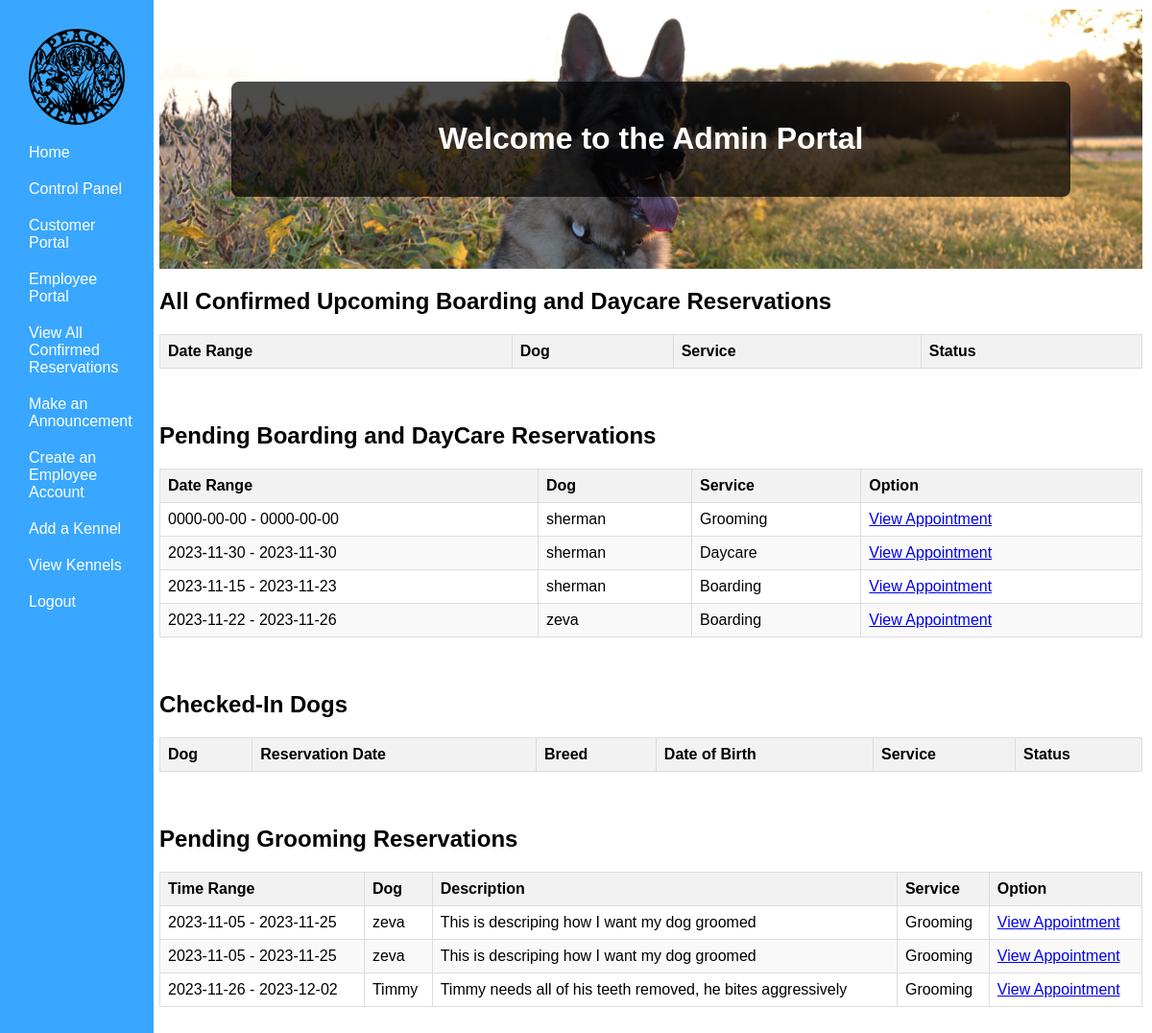
Page /php/AdminPortal/AdminHome.php (signed in) on the earlier database version.
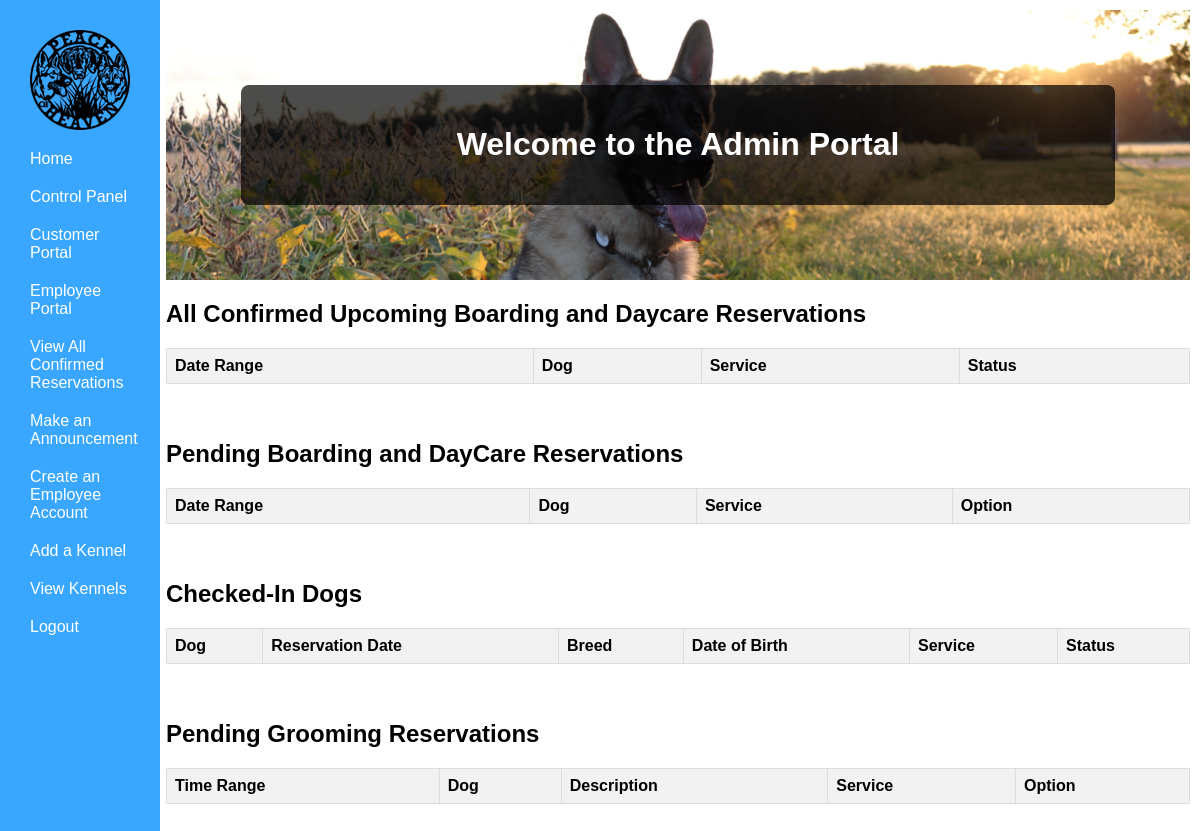
Same page on the later database version.
### tables this page shows
CREATE TABLE `reservation` (
  `Res_ID` int(11) NOT NULL,
  `ResStartTime` date NOT NULL,
  `ResEndTime` date NOT NULL,
  `EmerContact` text NOT NULL,
  `EmerPhone` varchar(12) NOT NULL,
  `isCheckedIn` tinyint(1) NOT NULL,
  `ServiceType` text NOT NULL,
  `isApproved` tinyint(1) NOT NULL,
  `ResDesc` varchar(500) NOT NULL,
  `isFinished` tinyint(1) NOT NULL,
  `CustID` int(11) NOT NULL,
  `DogID` int(11) NOT NULL,
  `KennelID` int(11) NOT NULL
);

CREATE TABLE `dog` (
  `DogID` int(11) NOT NULL,
  `DogName` varchar(30) NOT NULL,
  `Breed` varchar(30) NOT NULL,
  `DogDOB` date NOT NULL,
  `Sex` char(1) NOT NULL,
  `isFixed` tinyint(1) NOT NULL,
  `Weight` int(3) NOT NULL,
  `Color` varchar(16) NOT NULL,
  `HasForms` tinyint(1) NOT NULL DEFAULT 0,
  `DogOtherInfo` varchar(500) NOT NULL,
  `CustID` int(11) NOT NULL
);

CREATE TABLE `grooming_reservation` (
  `GroomResID` int(11) NOT NULL,
  `ResStartDate` date NOT NULL,
  `ResEndDate` date NOT NULL,
  `EmerContact` varchar(255) NOT NULL,
  `EmerPhone` varchar(12) NOT NULL,
  `isApproved` tinyint(1) NOT NULL DEFAULT 0,
  `GroomingDesc` varchar(500) NOT NULL,
  `isFinished` tinyint(1) NOT NULL DEFAULT 0,
  `CustID` int(11) NOT NULL,
  `DogID` int(11) NOT NULL
);

### php/UserHandling/classes/Config.php (called while the page is built)
<?php
class Config {
    public static function get($path = null) {
        if($path) {
            $config = $GLOBALS['config'];
            $path = explode('/',$path);
            foreach($path as $bit ) {
                if(isset($config[$bit])) {
                    $config = $config[$bit];
                } else {
                    return false;
                }
            }
            return $config;
        }
        return false;
    }
}

### php/UserHandling/classes/DB.php (called while the page is built, shortened)
<?php
class DB {
    private static $_instance = null;
    private $_pdo,
            $_query,
            $_lastQuery,
            $_error = false,
            $_results,
            $_count = 0;
    private function __construct() {
        try {
            $this->_pdo = new PDO('mysql:host=' . Config::get('mysql/host') . ';dbname=' . Config::get('mysql/db'),Config::get('mysql/username'), Config::get('mysql/password'));
        } catch (PDOException $e) {
            die($e->getMessage());
        }
    }
    public static function getInstance() {
        if(!isset(self::$_instance)) {
            self::$_instance = new DB();
        }
        return self::$_instance;
    }
    public function query($sql, $params = array()) {
        $this->_error = false;
        if($this->_query = $this->_pdo->prepare($sql)) {
            $x=1;
            if(count($params)) {
                foreach($params as $param) {
                    $this->_query->bindValue($x, $param);
                    $x++;
                }
            }
            if($this->_query->execute()) {
                $this->_results = $this->_query->fetchAll(PDO::FETCH_OBJ);
                $this->_count = $this->_query->rowCount();
            } else {
                $this->_error = true;
            }
        }
        return $this;
    }
    public function get($table, $where) {
        return $this->action('SELECT *', $table, $where);
    }
    public function results() {
        return $this->_results;
    }
    public function first() {
        return $this->results()[0];
    }
    private function action ($action, $table, $where = array()) {
        if(count($where) === 3) {
            $operators = array('=','>','<','<=','>=');
            $field      = $where[0];
            $operator   = $where[1];
            $value      = $where[2];
            if (in_array($operator, $operators)) {
                $sql = "{$action} FROM {$table} WHERE {$field} {$operator} ?";
                if(!$this->query($sql,array($value))->error()) {
                    return $this;
                }
            }
        }
        return false;
    }
    public function count() {
        return $this->_count;
    }
    public function error() {
        return $this->_error;
    }
}

### php/UserHandling/classes/User.php (called while the page is built, shortened)
<?php
class User {
    private $_db,
            $_data,
            $_sessionName,
            $_cookieName,
            $_isLoggedIn;
    public function __construct($user = null) {
        $this->_db = DB::getInstance();
        $this->_sessionName = Config::get('session/session_name');
        if(!$user) {
            if(Session::exists($this->_sessionName)) {
                $user = Session::get($this->_sessionName);
                if($this->find($user)) {
                    $this->_isLoggedIn = true;
                } else {
                }
            }
        } else {
            $this->find($user);
        }
    }
    public function find($user = null) {
        if($user) {
            $field = (is_numeric($user)) ? 'id' : 'username';
            $data = $this->_db->get('users', array($field, '=', $user));
            if($data->count() > 0) {
                $this->_data = $data->first();
                return true;
            }
        }
        return false;
    }
    public function data() {
        return $this->_data;
    }
    public function isLoggedIn() {
        return $this->_isLoggedIn;
    }
}

### php/UserHandling/classes/Session.php (called while the page is built, shortened)
<?php
class Session {
    public static function exists($name) {
        return (isset($_SESSION[$name])) ? true : false;
    }
    public static function get($name) {
        return $_SESSION[$name];
    }
}

### php/UserHandling/classes/Reservation.php (called while the page is built, shortened)
<?php
class Reservation {
    private $_db,
            $_reservationData;
    public function __construct($service, array $dogs) {
        $this->_db = DB::getInstance();
    }
    public function getReservationData()
    {
        return $this->_reservationData;
    }
    public function getUnapprovedReservations(){
        $data = $this->_db->get('reservation', array('isApproved', '=', 0));
        if($data->count() > 0) {
            $this->_reservationData = $data->results();
            return true;
        }else{
            return false;
        }
    }
}

### php/UserHandling/classes/Dog.php (called while the page is built, shortened)
<?php
class Dog {
    private $_db,
            $_dogData,
            $_sessionName;
    public function __construct() {
        $this->_db = DB::getInstance();
    }
    public function findDogInfoWithDogID($dog = null){
        if($dog){
            $fields = 'DogID';
            $data = $this->_db->get('dog', array($fields, '=', $dog));
            if($data->count() > 0) {
                $this->_dogData = $data->first();
                return true;
            }
        }else{
            return false;
        }
    }
    public function data(){
        return $this->_dogData;
    }
}

### php/UserHandling/classes/GroomingReservation.php (called while the page is built, shortened)
<?php
class GroomingReservation {
    private $_db,
            $_groomingReservationData,
            $_sessionName,
            $_cookieName;
    public function __construct($service, array $dogs) {
        $this->_db = DB::getInstance();
    }
    public function getReservationData()
    {
        return $this->_groomingReservationData;
    }
    public function getUnApprovedReservations(){
        $data = $this->_db->get('grooming_reservation', array('isApproved', '=', 0));
        if($data->count() > 0) {
            $this->_groomingReservationData = $data->results();
            return true;
        }else{
            return false;
        }
    }
}

### php/AdminPortal/AdminHome.php (the view, shortened to what the changed rows need)
<?php
    $user = new User();
    if($user->isLoggedIn()) {
    if($user->data()->group == 3) {
        include("../AdminPortal/AdminNavBar.php");
    }
?>
<!DOCTYPE html>
<html>
<head>
    <link rel="stylesheet" href="/PeaceOfHeavenWebPage/css/AdminHome.css">
</head>
<body>
    <div class=content>
        <div class="header">
            <div class="welcome-box">
            <h1>Welcome to the Admin Portal</h1>
            </div>
        </div>
        <h2>All Confirmed Upcoming Boarding and Daycare Reservations</h2>
        <table>
            <thead>
            <tr>
                <th>Date Range</th>
                <th>Dog</th>
                <th>Service</th>
                <th>Status</th>
            </tr>
            </thead>
        </table>
        <br><br>
        <h2>Pending Boarding and DayCare Reservations </h2>
        <table>
            <thead>
            <tr>
                <th>Date Range</th>
                <th>Dog</th>
                <th>Service</th>
                <th>Option</th>
            </tr>
            </thead>
            <tbody>
            <?php
                $reservation = new Reservation('boarding', array());
                $dog = new Dog();
                $reservation->getUnapprovedReservations();
                $allReservations = $reservation->getReservationData();
                if(!empty($allReservations)) {
                    foreach($allReservations as $reservation) {
                        echo '<tr>';
                        echo '<td>' . $reservation->ResStartTime . ' - ' . $reservation->ResEndTime . '</td>';
                        $dog->findDogInfoWithDogID($reservation->DogID);
                        $dogName = $dog->data()->DogName;
                        echo '<td>' . $dogName . '</td>';
                        echo '<td>' . $reservation->ServiceType .'</td>';
                        echo '<td><a href="../AdminPortal/AppointmentApproval.php?custid=' . $reservation->CustID . '&dogid=' . $reservation->DogID . '&reservationid=' . $reservation->Res_ID . '&service=' . $reservation->ServiceType . '">View Appointment</a></td>';
                        echo '</tr>';
                    }
                }
            ?>
            </tbody>
        </table>
        <br><br>
        <h2>Checked-In Dogs</h2>
        <table>
            <thead>
            <tr>
                <th>Dog</th>
                <th>Reservation Date</th>
                <th>Breed</th>
                <th>Date of Birth</th>
                <th>Service</th>
                <th>Status</th>
            </tr>
            </thead>
        </table>
        <br><br>
         <h2>Pending Grooming Reservations </h2>
        <table>
            <thead>
            <tr>
                <th>Time Range</th>
                <th>Dog</th>
                <th>Description</th>
                <th>Service</th>
                <th>Option</th>
            </tr>
            </thead>
            <tbody>
            <?php
            $groomingReservation = new GroomingReservation('Grooming', array());
            $dog = new Dog();
            $groomingReservation->getUnApprovedReservations();
            $allGroomingData = $groomingReservation->getReservationData();
            if(!empty($allGroomingData)){
                foreach ($allGroomingData as $reservationGrooming){
                    echo '<tr>';
                    echo '<td>'. $reservationGrooming->ResStartDate . ' - ' .  $reservationGrooming->ResEndDate.'</td>';
                    $dog->findDogInfoWithDogID($reservationGrooming->DogID);
                    $dogName = $dog->data()->DogName;
                    echo '<td>'. $dogName . '</td>';
                    echo '<td>'. $reservationGrooming->GroomingDesc. '</td>';
                    echo '<td>Grooming</td>';
                    echo '<td><a href="../AdminPortal/AppointmentApproval.php?custid=' . $reservationGrooming->CustID . '&dogid=' . $reservationGrooming->DogID . '&reservationid=' . $reservationGrooming->GroomResID . '&service=Grooming">View Appointment</a></td>';
                    echo '</tr>';
             }
            }
            ?>
            </tbody>
        </table>
        <br><br>
</div>
</body>
</html>
<?php
}else{Redirect::to('../UserHandling/login.php');} ?>

Differences in the rows shown:
removed reservation: ResStartTime "0000-00-00", ResEndTime "0000-00-00", DogID.DogName "sherman", ServiceType "Grooming"
no longer on this page (row edited): reservation: ResStartTime "2023-11-30", ResEndTime "2023-11-30", DogID.DogName "sherman", ServiceType "Daycare"
no longer on this page (row edited): reservation: ResStartTime "2023-11-15", ResEndTime "2023-11-23", DogID.DogName "sherman", ServiceType "Boarding"
no longer on this page (row edited): reservation: ResStartTime "2023-11-22", ResEndTime "2023-11-26", DogID.DogName "zeva", ServiceType "Boarding"
no longer on this page (row edited): grooming_reservation: ResStartDate "2023-11-05", ResEndDate "2023-11-25", DogID.DogName "zeva", GroomingDesc "This is descriping how I want my dog groomed"
removed grooming_reservation: ResStartDate "2023-11-05", ResEndDate "2023-11-25", DogID.DogName "zeva", GroomingDesc "This is descriping how I want my dog groomed"
removed grooming_reservation: ResStartDate "2023-11-26", ResEndDate "2023-12-02", DogID.DogName "Timmy", GroomingDesc "Timmy needs all of his teeth removed, he bites aggressively"
